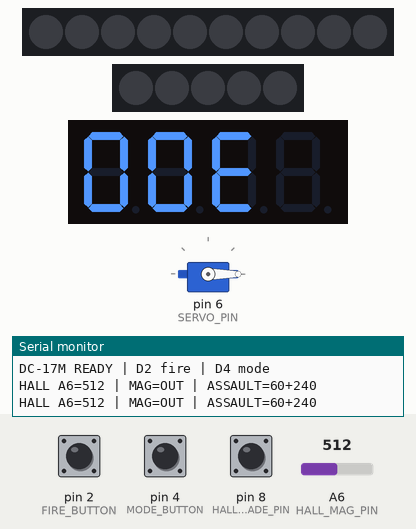
Bench run of a sketch on a simulated Arduino Nano, built with avr-gcc and run on an emulated ATmega328P. On the bench: 10 RGB LEDs in strip order, left to right, 5 RGB LEDs in strip order, left to right, servo, 4-digit seven-segment display, the last lines printed to the serial monitor. The test bench sets the inputs (shaded band); at power-on: A6 (HALL_MAG_PIN) = 512, pin 2 (FIRE_BUTTON) HIGH, pin 4 (MODE_BUTTON) HIGH, pin 8 (HALL_GRENADE_PIN) HIGH. Dim RGB values are drawn brighter than linear; random numbers use the default seed unless the sketch sets one.

Above: at 2.9 s.
3.0 s: A6 (HALL_MAG_PIN) set to 416
4.5 s: A6 (HALL_MAG_PIN) set to 393
At 5.5 s:
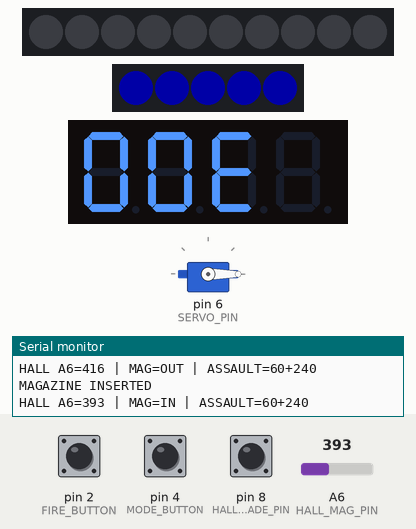
6.1 s: pin 2 (FIRE_BUTTON) pulled LOW for 3.2 s
At 9.8 s:
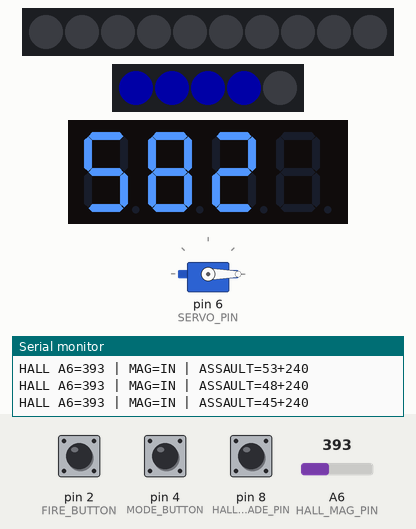
10.8 s: pin 2 (FIRE_BUTTON) pulled LOW for 0.15 s
At 11.2 s:
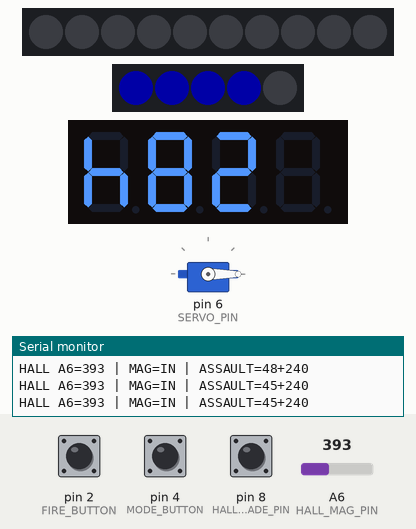
12.4 s: A6 (HALL_MAG_PIN) set to 410
At 12.8 s:
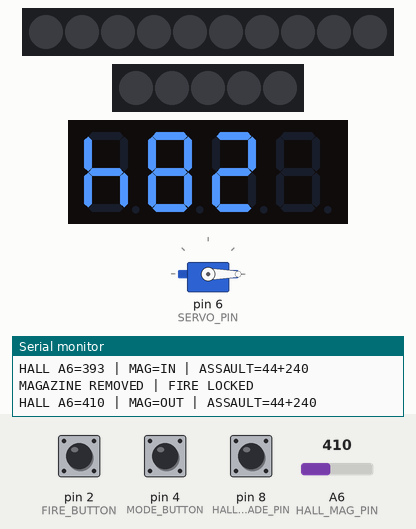
14.0 s: pin 4 (MODE_BUTTON) pulled LOW for 0.15 s
At 14.8 s:
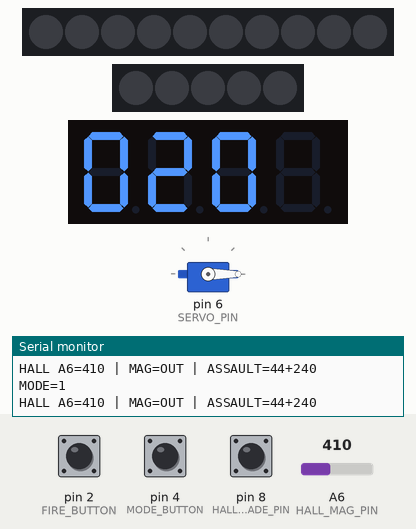
Timing chart, 0 to 16.6 s (numbered marks = the images above; inputs shaded):
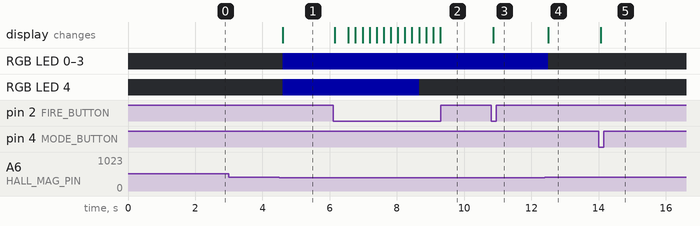

The sketch:

DC17M.ino
```cpp
/*
 DC-17m cosplay prop: Nano ATmega328P, TM1637, WS2812, DFPlayer,
 detachable grenade module with Hall sensor and hobby servo.
 No projectile launch hardware is controlled here.

 DFPlayer: Nano RX A1 <- player TX; Nano TX A2 -> player RX.
 Servo signal D6, servo 5V via adequate external supply, common GND.
 Hall MAG=A6 (analog module, optional), Hall grenade inserted=D8.
 Hall modules are active LOW.

 Mode is changed by button D4 only: ASSAULT -> SNIPER -> GRENADE.
 No launcher Hall, no TFT.
*/

#include <TM1637Display.h>
#include <Adafruit_NeoPixel.h>
#include <SoftwareSerial.h>
#include <Servo.h>

// ---- Forward declarations (before any function that uses these types) ----
struct AmmoState;
enum Mode : uint8_t;
enum GrenadeCycle : uint8_t;

#define FIRE_BUTTON 2
#define MODE_BUTTON 4
#define MAG_LED_PIN 9
#define MAG_LED_COUNT 5
#define FIRE_LED_PIN A3
#define FIRE_LED_COUNT 10
#define DISPLAY_DIO A4
#define DISPLAY_CLK A5
#define HALL_MAG_PIN A6
#define HALL_GRENADE_PIN 8
#define SERVO_PIN 6
#define MP3_RX A2
#define MP3_TX A1

#define USE_HALL_MAGAZINE 1
#define USE_HALL_GRENADE 1
#define DISPLAY_FLIP_180 1
#define DISPLAY_SHIFT_RIGHT 1

#define SND_BLASTER_RELOAD 1
#define SND_BLASTER_SHOT 2
#define SND_GRENADE_SHOT 3
#define SND_NO_AMMO 4
#define SND_SNIPER_RELOAD 5
#define SND_SNIPER_SHOT 6
#define SND_SWITCH 7

// Servo INVERTED: closed=180, opens to 90 (opposite travel).
// If still wrong direction, swap these two values.
const uint8_t SERVO_OPEN_ANGLE = 90;
const uint8_t SERVO_CLOSED_ANGLE = 0;
const unsigned long SERVO_CLOSE_MS = 450;
const unsigned long FIRE_TO_OPEN_MS = 250;
const unsigned long SERVO_OPEN_MS = 450;
const unsigned long SENSOR_DEBOUNCE_MS = 80;
const unsigned long DEBOUNCE_MS = 25;
const unsigned long HOLD_MS = 400;
const unsigned long AUTO_SHOT_MS = 210;
const unsigned long FLASH_MS = 45;
const unsigned long MAG_REFRESH_MS = 100;
const unsigned long SOUND_SPACING_MS = 160;
const unsigned long NO_AMMO_SPACING_MS = 500;

TM1637Display display(DISPLAY_CLK, DISPLAY_DIO);
Adafruit_NeoPixel fireStrip(FIRE_LED_COUNT, FIRE_LED_PIN, NEO_GRB + NEO_KHZ800);
Adafruit_NeoPixel magStrip(MAG_LED_COUNT, MAG_LED_PIN, NEO_GRB + NEO_KHZ800);
SoftwareSerial mp3Serial(MP3_RX, MP3_TX);
Servo grenadeServo;

// ---- Type definitions (BEFORE any function that uses them) ----
enum Mode : uint8_t { ASSAULT, SNIPER, GRENADE };
struct AmmoState { int loaded; int reserve; uint8_t capacity; };
enum GrenadeCycle : uint8_t {
  GR_WAIT_INSERT,
  GR_CLOSING,
  GR_READY,
  GR_FIRED_DELAY,
  GR_OPENING,
  GR_WAIT_REMOVAL
};

// ---- State variables ----
Mode mode = ASSAULT;
AmmoState assault = {60, 240, 60};
AmmoState sniper = {5, 15, 5};
AmmoState grenade = {4, 0, 4};
GrenadeCycle grenadeCycle = GR_WAIT_INSERT;
unsigned long grenadeCycleAt = 0;
int lastServoAngle = -1;

bool fireStable = HIGH;
bool fireLastRaw = HIGH;
bool modeStable = HIGH;
bool modeLastRaw = HIGH;
bool triggerArmed = true;
unsigned long fireChangedAt = 0;
unsigned long modeChangedAt = 0;
unsigned long firePressedAt = 0;
unsigned long lastShotAt = 0;
unsigned long lastBlasterSound = 0;
unsigned long lastNoAmmoSound = 0;
bool flashActive = false;
unsigned long flashStartedAt = 0;
unsigned long lastMagRefresh = 0;

bool magazineInserted = true;
bool hallMagLastRaw = true;
bool magazineWasRemoved = false;
unsigned long hallMagChangedAt = 0;
unsigned long lastMagDebugAt = 0;
const int MAG_HALL_THRESHOLD = 400;

bool grenadePresent = false;
bool grenadeLastRaw = false;
unsigned long grenadeChangedAt = 0;

// ---- Functions ----
void sendMp3Command(uint8_t command, uint16_t arg) {
  uint8_t hi = arg >> 8, lo = arg & 0xFF;
  uint16_t check = (uint16_t)(0 - (0xFF + 0x06 + command + hi + lo));
  uint8_t packet[10] = {0x7E, 0xFF, 0x06, command, 0x00, hi, lo,
                        (uint8_t)(check >> 8), (uint8_t)(check & 0xFF), 0xEF};
  mp3Serial.write(packet, sizeof(packet));
}
void playSound(uint8_t number) { sendMp3Command(0x12, number); }

// Rate-limited "no ammo": prevents servo micro-jitter caused by
// SoftwareSerial blocking interrupts on every empty-magazine press.
void playNoAmmo() {
  unsigned long now = millis();
  if (now - lastNoAmmoSound >= NO_AMMO_SPACING_MS) {
    lastNoAmmoSound = now;
    playSound(SND_NO_AMMO);
  }
}

AmmoState &ammoForMode() {
  if (mode == ASSAULT) return assault;
  if (mode == SNIPER) return sniper;
  return grenade;
}
bool magazineRequired() { return mode != GRENADE; }
int totalRemaining() {
  AmmoState &a = ammoForMode();
  return a.loaded + a.reserve;
}

uint8_t rotateSegments180(uint8_t s) {
  uint8_t out = s & 0x40;
  if (s & 0x01) out |= 0x08;
  if (s & 0x02) out |= 0x10;
  if (s & 0x04) out |= 0x20;
  if (s & 0x08) out |= 0x01;
  if (s & 0x10) out |= 0x02;
  if (s & 0x20) out |= 0x04;
  return out;
}
void updateDisplay() {
  int val = constrain(totalRemaining(), 0, 9999);
  uint8_t shown[4] = {
    display.encodeDigit((val / 1000) % 10),
    display.encodeDigit((val / 100) % 10),
    display.encodeDigit((val / 10) % 10),
    display.encodeDigit(val % 10)
  };
#if DISPLAY_SHIFT_RIGHT
  if (val < 1000) shown[0] = 0;
#endif
#if DISPLAY_FLIP_180
  uint8_t out[4];
  for (uint8_t i = 0; i < 4; ++i) out[i] = rotateSegments180(shown[3-i]);
  display.setSegments(out, 4, 0);
#else
  display.setSegments(shown, 4, 0);
#endif
}
void updateMagazineLEDs() {
  AmmoState &a = ammoForMode();
  int count = 0;
  if (!magazineRequired() || magazineInserted) {
    if (mode == GRENADE) count = grenade.loaded;
    else count = (a.loaded * MAG_LED_COUNT + a.capacity - 1) / a.capacity;
  }
  count = constrain(count, 0, MAG_LED_COUNT);
  for (int i = 0; i < MAG_LED_COUNT; ++i)
    magStrip.setPixelColor(i, i < count ? magStrip.Color(0, 0, 255) : 0);
  magStrip.show();
}
void flashBlue() {
  flashStartedAt = millis();
  flashActive = true;
  const uint8_t brightness = (uint8_t) random(60, 100);
  for (int i = 0; i < FIRE_LED_COUNT; ++i)
    fireStrip.setPixelColor(i, fireStrip.Color(0, 0, brightness));
  fireStrip.show();
}

bool readMagHall() {
#if USE_HALL_MAGAZINE
  return analogRead(HALL_MAG_PIN) < MAG_HALL_THRESHOLD;
#else
  return true;
#endif
}
bool readGrenadeHall() {
#if USE_HALL_GRENADE
  return digitalRead(HALL_GRENADE_PIN) == LOW;
#else
  return false;
#endif
}

void redrawIndicators() {
  updateDisplay();
  updateMagazineLEDs();
}

// Deduplicates servo writes; reduces jitter when called every loop.
void writeServo(uint8_t angle) {
  if (angle != lastServoAngle) {
    lastServoAngle = angle;
    grenadeServo.write(angle);
  }
}

void enterGrenadeCycle(GrenadeCycle next, unsigned long now) {
  if (grenadeCycle == next) return;
  if (next == GR_CLOSING && grenade.loaded <= 0) return;
  grenadeCycle = next;
  grenadeCycleAt = now;
  if (mode != GRENADE) return;      // <-- серва управляется только в режиме гранатомёта
  if (next == GR_CLOSING) writeServo(SERVO_CLOSED_ANGLE);
  if (next == GR_OPENING || next == GR_WAIT_INSERT)
    writeServo(SERVO_OPEN_ANGLE);
}

void updateGrenadeCycle(unsigned long now) {
  bool raw = readGrenadeHall();
  if (raw != grenadeLastRaw) grenadeChangedAt = now;
  if (now - grenadeChangedAt >= SENSOR_DEBOUNCE_MS && raw != grenadePresent) {
    grenadePresent = raw;
    Serial.println(grenadePresent ? F("GRENADE MAGNET PRESENT")
                                   : F("GRENADE MAGNET REMOVED"));
    if (!grenadePresent) {
      if (grenadeCycle == GR_WAIT_REMOVAL || grenadeCycle == GR_OPENING ||
          grenadeCycle == GR_READY || grenadeCycle == GR_CLOSING)
        enterGrenadeCycle(GR_WAIT_INSERT, now);
    }
  }
  grenadeLastRaw = raw;

  if (mode != GRENADE) return;
  switch (grenadeCycle) {
    case GR_WAIT_INSERT:
      if (grenadePresent && grenade.loaded > 0) enterGrenadeCycle(GR_CLOSING, now);
      break;
    case GR_CLOSING:
      if (!grenadePresent) enterGrenadeCycle(GR_WAIT_INSERT, now);
      else if (now - grenadeCycleAt >= SERVO_CLOSE_MS)
        enterGrenadeCycle(GR_READY, now);
      break;
    case GR_READY:
      if (!grenadePresent) enterGrenadeCycle(GR_WAIT_INSERT, now);
      break;
    case GR_FIRED_DELAY:
      if (now - grenadeCycleAt >= FIRE_TO_OPEN_MS)
        enterGrenadeCycle(GR_OPENING, now);
      break;
    case GR_OPENING:
      if (now - grenadeCycleAt >= SERVO_OPEN_MS)
        enterGrenadeCycle(GR_WAIT_REMOVAL, now);
      break;
    case GR_WAIT_REMOVAL:
      if (!grenadePresent) enterGrenadeCycle(GR_WAIT_INSERT, now);
      break;
  }
}

void shoot() {
  AmmoState &a = ammoForMode();
  if (mode == GRENADE) {
    if (!grenadePresent || grenadeCycle != GR_READY || grenade.loaded <= 0) {
      playNoAmmo();
      Serial.println(F("NO READY GRENADE"));
      return;
    }
    --grenade.loaded;
    playSound(SND_GRENADE_SHOT);
    flashBlue();
    enterGrenadeCycle(GR_FIRED_DELAY, millis());
    redrawIndicators();
    Serial.print(F("GRENADES LEFT="));
    Serial.println(grenade.loaded);
    return;
  }
  if (!magazineInserted) {
    Serial.println(F("SHOT BLOCKED: NO MAGAZINE"));
    return;
  }
  if (a.loaded <= 0) {
    Serial.println(F("SHOT BLOCKED: EMPTY MAGAZINE"));
    playNoAmmo();
    return;
  }
  --a.loaded;
  if (mode == ASSAULT) {
    unsigned long now = millis();
    if (lastBlasterSound == 0 || now - lastBlasterSound >= SOUND_SPACING_MS) {
      playSound(SND_BLASTER_SHOT);
      lastBlasterSound = now;
    }
  } else {
    playSound(SND_SNIPER_SHOT);
  }
  flashBlue();
  redrawIndicators();
}

void changeMode() {
  mode = (Mode)(((uint8_t)mode + 1) % 3);
  triggerArmed = (fireStable == HIGH);
  if (mode == GRENADE) {
    // Вход в режим гранатомёта: открыть створку, ждать гранату
    if (grenadeCycle != GR_WAIT_REMOVAL) {
      grenadeCycle = GR_WAIT_INSERT;
      grenadeCycleAt = millis();
    }
    writeServo(SERVO_OPEN_ANGLE);
  } else {
    // Любой другой режим: створка закрыта
    if (grenadeCycle != GR_WAIT_REMOVAL) grenadeCycle = GR_WAIT_INSERT;
    writeServo(SERVO_CLOSED_ANGLE);
  }
  playSound(SND_SWITCH);
  redrawIndicators();
  Serial.print(F("MODE="));
  Serial.println((int)mode);
}

void reloadCurrentMagazine() {
  if (mode == GRENADE) return;
  AmmoState &a = ammoForMode();

  if (a.loaded > 0) {
    Serial.print(F("RELOAD SKIPPED | current magazine still has "));
    Serial.println(a.loaded);
    return;
  }

  if (mode == ASSAULT && assault.reserve == 0) {
    assault.loaded = 60;
    assault.reserve = 240;
    playSound(SND_BLASTER_RELOAD);
    redrawIndicators();
    Serial.println(F("ASSAULT RESET | TOTAL=0300 | MAG=60 | RESERVE=240"));
    return;
  }

  if (a.reserve <= 0) {
    Serial.println(F("RELOAD BLOCKED | no reserve ammunition"));
    return;
  }

  a.loaded = min((int)a.capacity, a.reserve);
  a.reserve -= a.loaded;
  playSound(mode == ASSAULT ? SND_BLASTER_RELOAD : SND_SNIPER_RELOAD);
  redrawIndicators();
  Serial.print(F("RELOADED | loaded="));
  Serial.print(a.loaded);
  Serial.print(F(" reserve="));
  Serial.println(a.reserve);
}

void updateMagazineHall(unsigned long now) {
#if USE_HALL_MAGAZINE
  bool raw = readMagHall();
  if (raw != hallMagLastRaw) hallMagChangedAt = now;
  if (now - hallMagChangedAt >= SENSOR_DEBOUNCE_MS && raw != magazineInserted) {
    magazineInserted = raw;
    triggerArmed = (fireStable == HIGH);
    if (!magazineInserted) {
      magazineWasRemoved = true;
      Serial.println(F("MAGAZINE REMOVED | FIRE LOCKED"));
    } else {
      Serial.println(F("MAGAZINE INSERTED"));
      if (magazineWasRemoved) {
        magazineWasRemoved = false;
        reloadCurrentMagazine();
      }
    }
    redrawIndicators();
  }
  hallMagLastRaw = raw;

  if (now - lastMagDebugAt >= 1000UL) {
    lastMagDebugAt = now;
    Serial.print(F("HALL A6="));
    Serial.print(analogRead(HALL_MAG_PIN));
    Serial.print(F(" | MAG="));
    Serial.print(magazineInserted ? F("IN") : F("OUT"));
    Serial.print(F(" | ASSAULT="));
    Serial.print(assault.loaded);
    Serial.print(F("+"));
    Serial.println(assault.reserve);
  }
#else
  (void)now;
#endif
}

void setup() {
  Serial.begin(115200);
  pinMode(FIRE_BUTTON, INPUT_PULLUP);
  pinMode(MODE_BUTTON, INPUT_PULLUP);
  pinMode(HALL_GRENADE_PIN, INPUT_PULLUP);
  fireStable = fireLastRaw = digitalRead(FIRE_BUTTON);
  modeStable = modeLastRaw = digitalRead(MODE_BUTTON);
  triggerArmed = (fireStable == HIGH);
  display.setBrightness(7);
  fireStrip.begin();
  fireStrip.setBrightness(40);
  fireStrip.clear();
  fireStrip.show();
  magStrip.begin();
  magStrip.setBrightness(40);
  magStrip.clear();
  magStrip.show();
  grenadeServo.attach(SERVO_PIN);
  writeServo(SERVO_CLOSED_ANGLE);
  magazineInserted = hallMagLastRaw = readMagHall();
#if USE_HALL_MAGAZINE
  Serial.print(F("BOOT | HALL A6="));
  Serial.print(analogRead(HALL_MAG_PIN));
  Serial.print(F(" | MAGAZINE="));
  Serial.println(magazineInserted ? F("IN") : F("OUT"));
#endif
  grenadeLastRaw = grenadePresent = readGrenadeHall();
  redrawIndicators();

  mp3Serial.begin(9600);
  delay(1500);
  sendMp3Command(0x06, 22);
  delay(200);
  Serial.println(F("DC-17M READY | D2 fire | D4 mode"));
}

void loop() {
  unsigned long now = millis();
#if !USE_HALL_MAGAZINE
  while (Serial.available()) {
    char c = Serial.read();
    if (c == 'r' || c == 'R') reloadCurrentMagazine();
  }
#endif
  updateGrenadeCycle(now);
  updateMagazineHall(now);

  bool modeRaw = digitalRead(MODE_BUTTON);
  if (modeRaw != modeLastRaw) modeChangedAt = now;
  if (now - modeChangedAt >= DEBOUNCE_MS && modeRaw != modeStable) {
    modeStable = modeRaw;
    if (modeStable == LOW) changeMode();
  }
  modeLastRaw = modeRaw;

  bool fireRaw = digitalRead(FIRE_BUTTON);
  if (fireRaw != fireLastRaw) fireChangedAt = now;
  if (now - fireChangedAt >= DEBOUNCE_MS && fireRaw != fireStable) {
    fireStable = fireRaw;
    if (fireStable == LOW) {
      firePressedAt = now;
      lastShotAt = now;
      if (triggerArmed) shoot();
    } else triggerArmed = true;
  }
  fireLastRaw = fireRaw;

  if (mode == ASSAULT && fireStable == LOW && triggerArmed && magazineInserted &&
      assault.loaded > 0 && now - firePressedAt >= HOLD_MS &&
      now - lastShotAt >= AUTO_SHOT_MS) {
    shoot();
    lastShotAt = now;
  }
  if (flashActive && now - flashStartedAt >= FLASH_MS) {
    fireStrip.clear();
    fireStrip.show();
    flashActive = false;
  }
  if (now - lastMagRefresh >= MAG_REFRESH_MS) {
    lastMagRefresh = now;
    magStrip.show();
  }
}
```

Measured:
- the behaviour switches between 400 and 399 on A6 (HALL_MAG_PIN) (found by bisection; images 0 and 1)
- after the input at 4.5 s, RGB LED 0–4: off → RGB(0, 0, 40) after 0.10 s
- after the input at 6.1 s, RGB LED 4: RGB(0, 0, 40) → off after 2.6 s; the display: first changes after 0.06 s (image 2 shows a later state)
- after the input at 10.8 s, the display: changes after 0.06 s (image 3)
- after the input at 12.4 s, RGB LED 0–3: RGB(0, 0, 40) → off after 0.10 s
- after the input at 14.0 s, the display: changes after 0.06 s (image 5)
